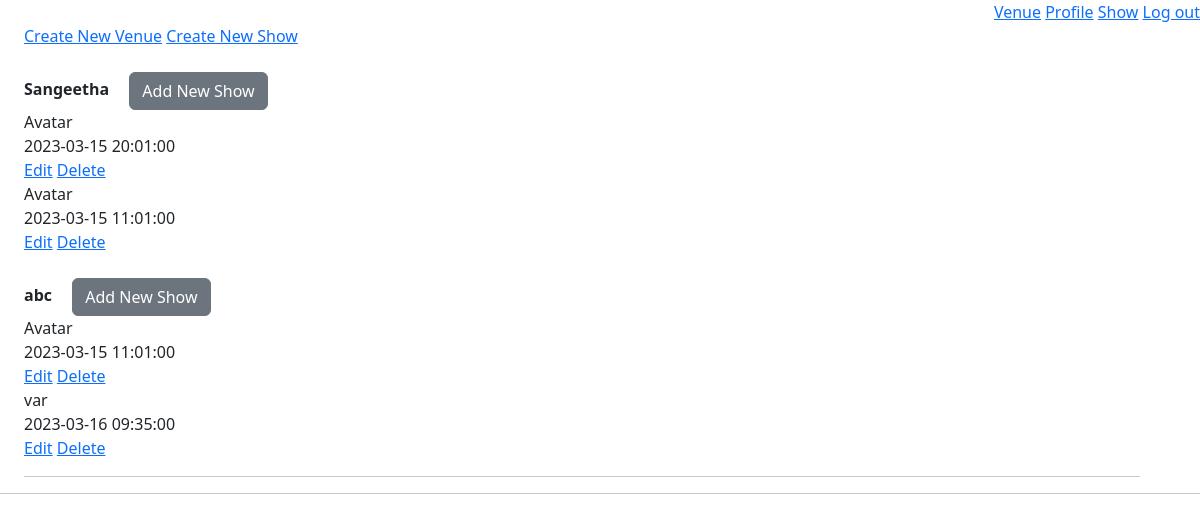
/admin/1/home, run on the app's committed database.
### models/module.py (models this page shows)
class Venue(db.Model):
    venue_id = db.Column(db.Integer, autoincrement=True, primary_key=True)
    venue_name = db.Column(db.String(), nullable=False)
    place = db.Column(db.String(), nullable=False)
    location = db.Column(db.String())
    max_capacity = db.Column(db.Integer, nullable=False)
    fare2D = db.Column(db.Integer, nullable=False)
    fare3D = db.Column(db.Integer, nullable=False)
    venueShows = db.relationship("Show",
                                 backref="venues",
                                 secondary="show_venue")

class Show(db.Model):
    show_id = db.Column(db.Integer, autoincrement=True, primary_key=True)
    show_name = db.Column(db.String(), unique=True, nullable=False)
    min_fare = db.Column(db.Integer, nullable=False)
    duration = db.Column(db.Integer, nullable=False)
    is3d = db.Column(db.Boolean, nullable=False)
    tags = db.relationship("Showtag", backref="shows")

class ShowVenue(db.Model):
    sv_id = db.Column(db.Integer, autoincrement=True, primary_key=True)
    show_id = db.Column(db.Integer,
                        db.ForeignKey("show.show_id"),
                        nullable=False)
    venue_id = db.Column(db.Integer,
                         db.ForeignKey("venue.venue_id"),
                         nullable=False)
    time = db.Column(db.DateTime)

### app.py (the view, shortened to what this page needs)
@app.route("/admin/<int:a_id>/home", methods={"GET", "POST"})
def adminHome(a_id):
    v = Venue.query.all()
    list = []
    for e in v:
        allVenueShow = ShowVenue.query.filter_by(venue_id=e.venue_id).all()
        eachjson = {}
        eachjson["venue_id"] = e.venue_id
        eachjson["venue_name"] = e.venue_name
        eachjson["place"] = e.place
        eachjson["location"] = e.location
        eachjson["shows"] = []
        for ee in allVenueShow:
            currentShow = Show.query.filter_by(show_id=ee.show_id).first()
            innerjson = {}
            innerjson["sv_id"] = ee.sv_id
            innerjson["time"] = ee.time
            innerjson["show_name"] = currentShow.show_name
            eachjson["shows"].append(innerjson)
        list.append(eachjson)
    return render_template("adminHome.html", Venue=list, adminId=a_id)

### templates/adminHome.html (shortened to what this page needs)
<!DOCTYPE html>
<html>
<head>
    <link href="https://cdn.jsdelivr.net/npm/bootstrap@5.3.0-alpha1/dist/css/bootstrap.min.css" rel="stylesheet"
>
    <link rel="stylesheet" href="https://cdnjs.cloudflare.com/ajax/libs/font-awesome/4.7.0/css/font-awesome.min.css">
</head>
<body>
    <div style="text-align: right;">
        <a href="/admin/{{adminId}}/venue">Venue</a>
        <a href="/admin/{{adminId}}/profile">Profile</a>
        <a href="/admin/{{adminId}}/show">Show</a>
        <a href="/admin/login">Log out</a>
    </div>
    <div style="margin-left: 1%;" class="container">
        <a href="/admin/{{adminId}}/venue/create">Create New Venue</a>
        <a href="/admin/{{adminId}}/show/create">Create New Show</a>
        <br> {%for each in Venue%}
        <br> <b>{{each.venue_name}}&emsp;</b>
        <a href="/admin/{{adminId}}/venue/{{each.venue_id}}/allocate" name="add" class="btn btn-secondary">Add New
            Show</a>
        {%for each1 in each.shows%}
        <div>
            <label>{{each1.show_name}}</label><br>
            <label>{{each1.time}}</label><br>
            <a name="edit" href="/admin/{{adminId}}/edit/{{each1.sv_id}}">Edit</a>
            <a name="delete" href="/admin/{{adminId}}/delete/{{each1.sv_id}}">Delete</a>
        </div>
        {%endfor%}
        {%endfor%}
        <hr>
    </div>
    <hr>
</body>
</html>

### data on the page
Venue: venue_name "Sangeetha"
Show: show_name "Avatar", time "2023-03-15 20:01:00", time "2023-03-15 11:01:00"
Venue: venue_name "abc"
Show: show_name "var", time "2023-03-16 09:35:00"
